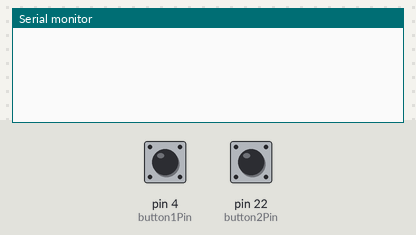
The sketch below on a simulated Arduino Mega 2560, built with avr-gcc and run on an emulated ATmega2560. Parts: the last lines printed to the serial monitor. The test bench sets the inputs (shaded band); at power-on: pin 4 (button1Pin) HIGH, pin 22 (button2Pin) HIGH.

Above: at 1.2 s.
1.3 s: pin 4 (button1Pin) pulled LOW for 0.15 s
At 2.5 s:
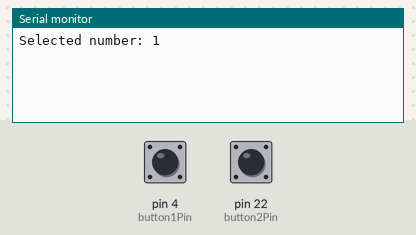
2.9 s: pin 22 (button2Pin) pulled LOW for 0.15 s
At 4.2 s:
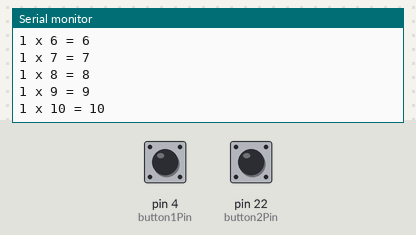
4.5 s: pin 22 (button2Pin) pulled LOW for 1 s
At 5.4 s:
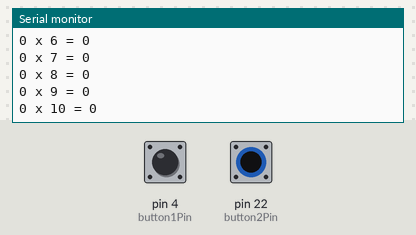
Timing chart, 0 to 7.5 s (numbered marks = the images above; inputs shaded):
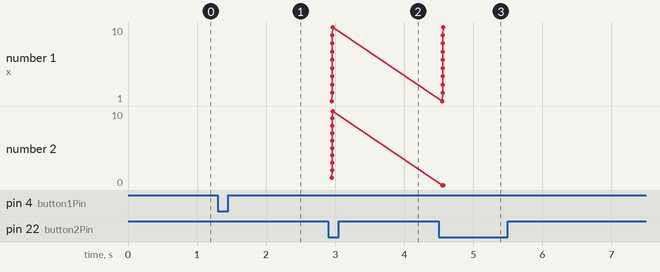

Measured:
- after the input at 1.3 s, the serial monitor: prints a new line after 0.05 s (image 1)
- after the input at 2.9 s, the serial monitor: prints a new line after 0.05 s (image 2)
- after the input at 4.5 s, the serial monitor: prints a new line after 0.05 s (image 3)
- plotted number 2: 10 → 0 after the input at 4.5 s

The sketch:

sketch_oct19a.ino
```cpp
#include <Arduino.h>


const int button1Pin = 4;
const int button2Pin = 22;


int button1State = LOW;
int button2State = LOW;

int selectedNumber = 0;

void setup() {

  Serial.begin(115200);


  pinMode(button1Pin, INPUT_PULLUP);
  pinMode(button2Pin, INPUT_PULLUP);
}

void loop() {
  int newButton1State = digitalRead(button1Pin);


  if (newButton1State != button1State) {
    delay(50);
    newButton1State = digitalRead(button1Pin);

    if (newButton1State == LOW) {
      selectedNumber++;
      Serial.print("Selected number: ");
      Serial.println(selectedNumber);
    }
  }


  button1State = newButton1State;

  int newButton2State = digitalRead(button2Pin);

  if (newButton2State != button2State) {
    delay(50);
    newButton2State = digitalRead(button2Pin);

    if (newButton2State == LOW) {
      Serial.println("Printing table for selected number:");
      for (int i = 1; i <= 10; i++) {
        Serial.print(selectedNumber);
        Serial.print(" x ");
        Serial.print(i);
        Serial.print(" = ");
        Serial.println(selectedNumber * i);
      }
      selectedNumber = 0;
    }
  }

  button2State = newButton2State;
}
```
